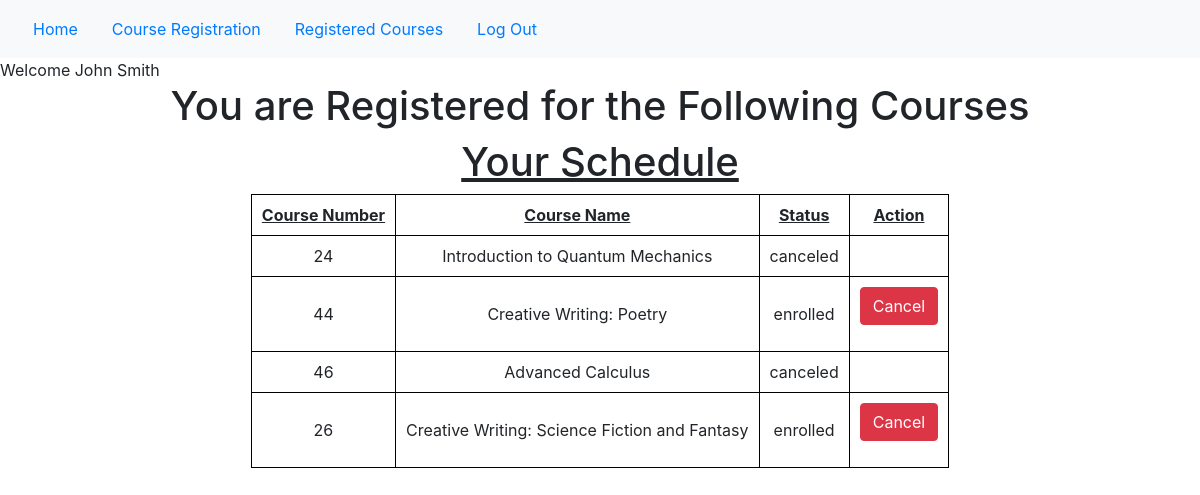
The page /schedule.php (signed in) on the database its author committed.
### tables this page shows
CREATE TABLE `users` (
  `id` int(11) NOT NULL,
  `username` varchar(255) NOT NULL,
  `password` varchar(255) NOT NULL,
  `first_name` varchar(255) NOT NULL,
  `last_name` varchar(255) NOT NULL,
  `email` varchar(255) NOT NULL,
  `address` varchar(255) NOT NULL,
  `city` varchar(255) NOT NULL,
  `state` varchar(255) NOT NULL,
  `zip_code` varchar(255) NOT NULL,
  `phone` varchar(20) DEFAULT NULL,
  `ssn` varchar(11) DEFAULT NULL
);

CREATE TABLE `enrollments` (
  `id` int(11) NOT NULL,
  `user_id` int(11) NOT NULL,
  `course_id` int(11) NOT NULL,
  `status` enum('enrolled','waiting','canceled') NOT NULL DEFAULT 'enrolled',
  `created_at` timestamp NOT NULL DEFAULT current_timestamp(),
  `updated_at` timestamp NOT NULL DEFAULT current_timestamp() ON UPDATE current_timestamp()
);

CREATE TABLE `courses` (
  `id` int(11) NOT NULL,
  `semester_id` int(11) NOT NULL,
  `name` varchar(100) NOT NULL,
  `description` text DEFAULT NULL,
  `capacity` int(11) NOT NULL,
  `created_at` timestamp NOT NULL DEFAULT current_timestamp(),
  `updated_at` timestamp NOT NULL DEFAULT current_timestamp() ON UPDATE current_timestamp()
);

### schedule.php (called while the page is built, shortened)
<?php
$pageHeader = "You are Registered for the Following Courses";
require 'db.php';
require 'master.php';
require 'functions.php';
$student_id = $_SESSION['id'] ?? false;
$sql = "SELECT courses.id, courses.name, enrollments.status
        FROM enrollments
        JOIN courses ON enrollments.course_id = courses.id
        WHERE enrollments.user_id = $student_id";
$result = $conn->query($sql);
displayTable($result);

### functions.php (the view, shortened to what this page needs)
<?php
function displayTable($result) {
  echo "<h1 style='text-align: center; text-decoration: underline;'>Your Schedule</h1>";
  if ($result->num_rows > 0) {
      echo "<table style='margin: 0 auto; border-collapse: collapse;'>";
      echo "<tr><th style='padding: 10px; border: 1px solid black; text-align: center; text-decoration: underline;'>Course Number</th><th style='padding: 10px; border: 1px solid black; text-align: center; text-decoration: underline;'>Course Name</th><th style='padding: 10px; border: 1px solid black; text-align: center; text-decoration: underline;'>Status</th><th style='padding: 10px; border: 1px solid black; text-align: center; text-decoration: underline;'>Action</th></tr>";
      while ($row = $result->fetch_assoc()) {
          echo "<tr><td style='padding: 10px; border: 1px solid black; text-align: center;'>" . $row["id"] . "</td><td style='padding: 10px; border: 1px solid black; text-align: center;'>" . $row["name"] . "</td><td style='padding: 10px; border: 1px solid black; text-align: center;'>" . $row["status"] . "</td><td style='padding: 10px; border: 1px solid black; text-align: center;'>";
          if ($row["status"] == "enrolled") {
              echo "<form method='post' action='" . htmlspecialchars($_SERVER["PHP_SELF"]) . "'><input type='hidden' name='enrollment_id' value='" . $row["id"] . "'><input type='submit' name='cancel' value='Cancel' class='btn btn-danger'></form>";
          } elseif ($row["status"] == "waiting") {
            echo "<form method='post' action='" . htmlspecialchars($_SERVER["PHP_SELF"]) . "'><input type='hidden' name='enrollment_id' value='" . $row["id"] . "'><input type='submit' name='cancel' value='Cancel' class='btn btn-danger'></form>";
        }
          echo "</td></tr>";
      }
      echo "</table>";
      return;
  } else {
      echo "<p style='text-align: center;'>You have no courses enrolled at this time.</p>";
      return;
  }
}

### master.php (shortened to what this page needs)
<?php
require 'db.php';
  $loggedIn = isset($_SESSION['masterVar']) ? true : false;
  if($loggedIn) {
    $userName = $_SESSION['username'];
    $stmt = $conn->prepare("SELECT first_name, last_name FROM users WHERE username = ?");
    $stmt->bind_param("s", $userName);
    $stmt->execute();
    $result = $stmt->get_result();
    $row = mysqli_fetch_assoc($result);
    require 'logged_in_nav.php';
    echo "Welcome " . $row["first_name"]. " " . $row["last_name"] . "<br>";
  } else {
    require 'logged_out_nav.php';
    echo "Welcome Guest";
  }
?>
<!DOCTYPE html>
<html lang="en">
<head>
  <link rel="stylesheet" href="https://maxcdn.bootstrapcdn.com/bootstrap/4.0.0/css/bootstrap.min.css">
</head>
<body>
  <h1 class="text-center"><?php echo $pageHeader; ?></h1>
</body>
</html>

### rows shown on the page
users: first_name "John", last_name "Smith"
enrollments: course "24", course.name "Introduction to Quantum Mechanics", status "canceled"
enrollments: course "44", course.name "Creative Writing: Poetry", status "enrolled"
enrollments: course "46", course.name "Advanced Calculus", status "canceled"
enrollments: course "26", course.name "Creative Writing: Science Fiction and Fantasy", status "enrolled"

### other values the page prints
$pageHeader "You are Registered for the Following Courses"
